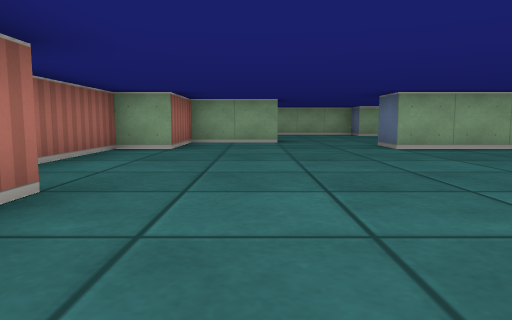
view 1 (above)

16 first-person views from a walk through a cub3D ray-caster map. The camera is about half as high as the walls, tilts 6° down and sees 70° across. The floor is counted in squares. Each view is taken from the middle of a square. On the plan, view 1 faces up. The plan holds only what a view shows up to about 9 squares ahead; the rest is blank.

view 2
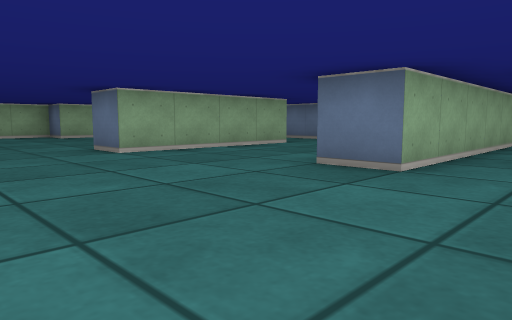

view 3
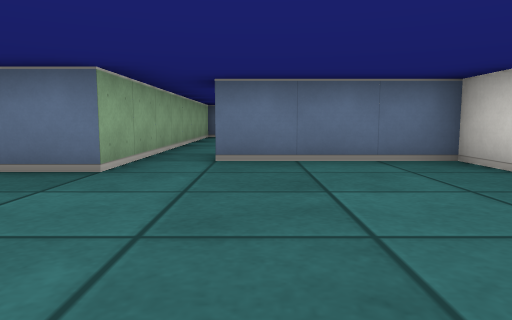

view 4
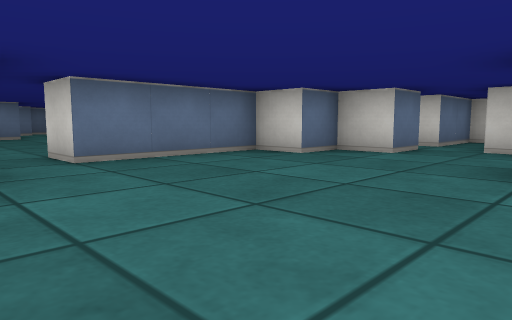

view 5
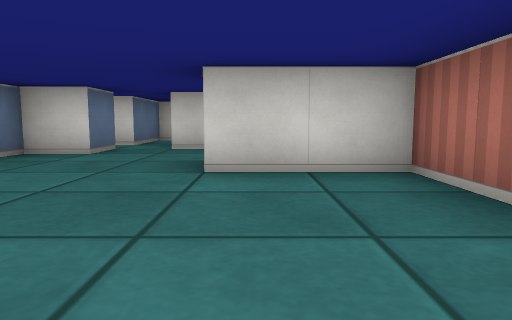

view 6
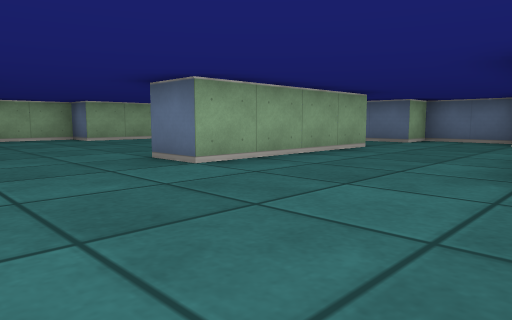

view 7
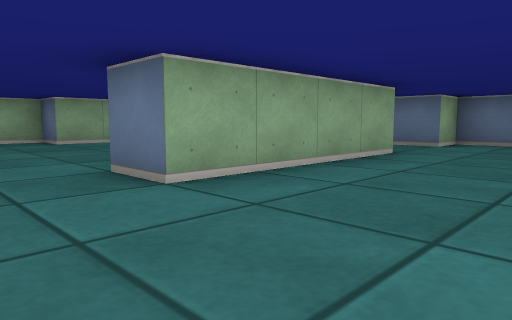

view 8
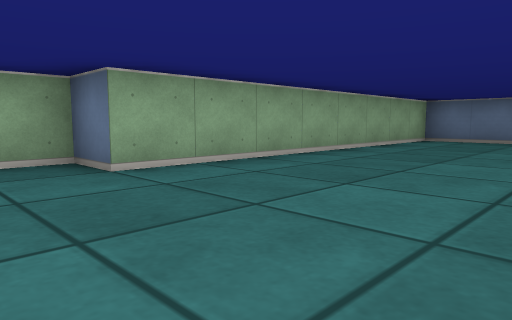

view 9
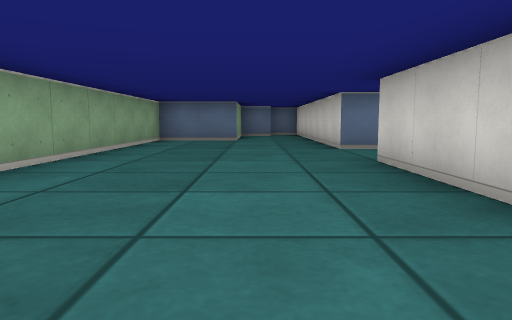

view 10
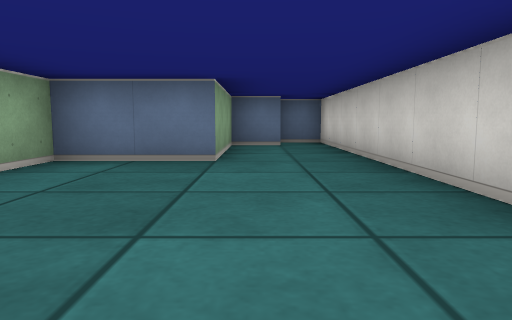

view 11
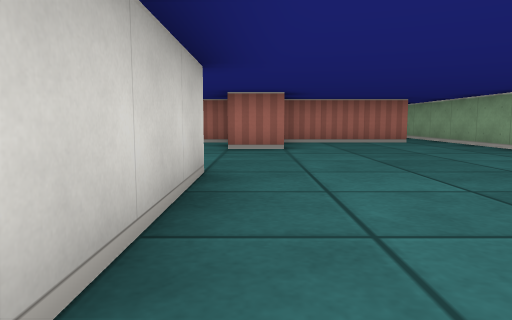

view 12
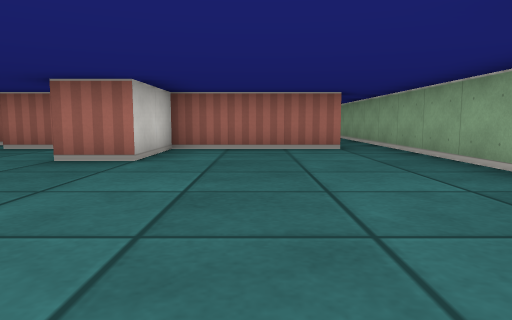

view 13
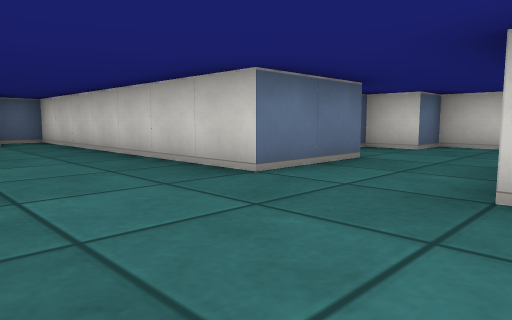

view 14
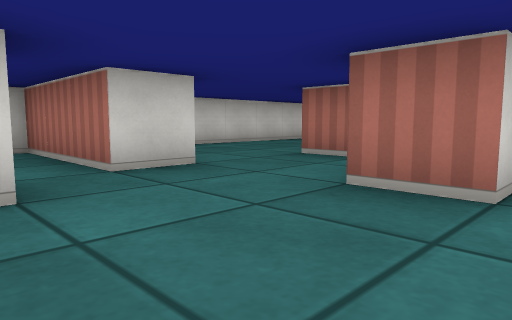

view 15
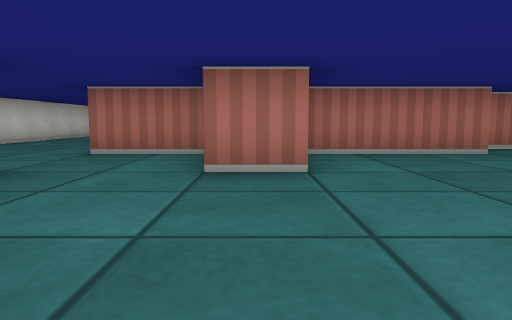

view 16
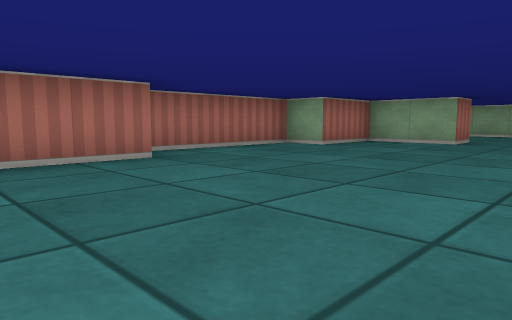

### Floor plan
Ten units are one square. View 1 is at (0, 0); x grows to the right and y downward. Boxes are objects, and circles mark ways between rooms. Rooms are numbered by the first view taken in them; rooms with no view inside come last. Other rooms are left out.
<svg viewBox="-30 -140 190 210">
<path fill="none" stroke="#000" d="M55 -25 35 -25 35 -35M-15 -26 -15 5 5 5 5 15M-15 18 -15 35M74 -35 85 -35 85 -45 95 -45 95 -65 85 -65M25 36 25 25 35 25 35 15 45 15 45 -15 55 -15M4 35 15 35 15 65 25 65 25 45 30 45M66 -65 25 -65 25 -75M5 -85 -15 -85 -15 -65 -25 -65 -25 -30M35 -85 65 -85M85 -65 85 -85 155 -85 155 -95M-15 -126 -15 -95 5 -95 5 -85M145 -94 145 -105 115 -105 115 -125 35 -125 35 -135 -14 -135"/>
<circle cx="15" cy="-85" r="3" fill="#2a7"/>
<circle cx="75" cy="-75" r="3" fill="#2a7"/>
<text x="20" y="-20">1</text>
<text x="60" y="-100">2</text>
</svg>
Room 1 opens to room 2.

Where each view was taken, in squares from view 1:
view 1: 0 up, 0 right, facing up
view 2: 1 up, 0 right, facing up-right
view 3: 1 up, 0 right, facing right
view 4: 3 up, 0 right, facing down-right
view 5: 3 up, 0 right, facing down
view 6: 3 up, 0 right, facing up-right
view 7: 4 up, 1 right, facing up-right
view 8: 9 up, 2 right, facing up-right
view 9: 10 up, 2 right, facing right
view 10: 10 up, 7 right, facing right
view 11: 9 up, 7 right, facing left
view 12: 11 up, 5 right, facing left
view 13: 11 up, 6 right, facing down-right
view 14: 0 up, 3 right, facing down-left
view 15: 1 down, 4 right, facing left
view 16: 0 up, 3 right, facing up-left
